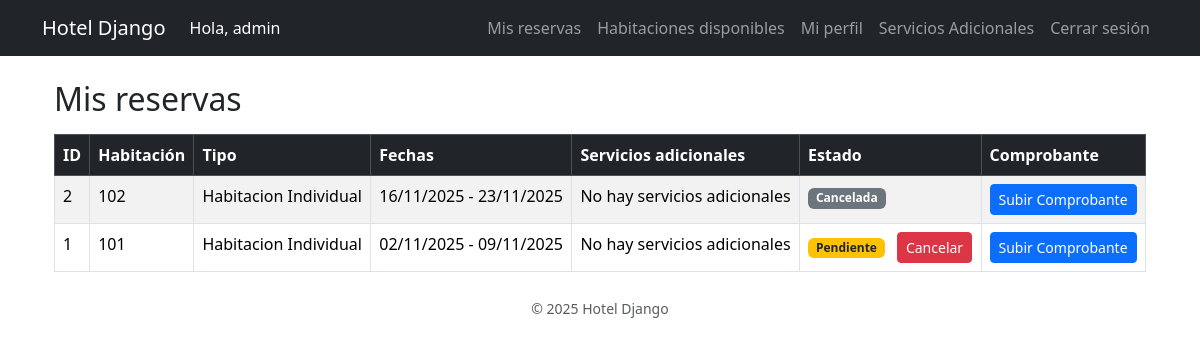
Before: /reservas/mis-reservas/ (signed in) with the older database file.
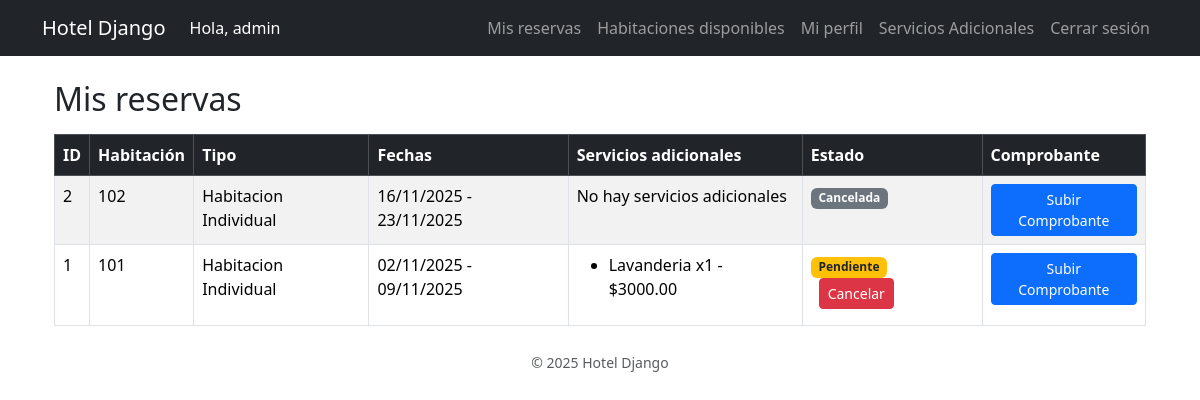
After: the same page with the newer database file.
### apps/usuarios/models.py (models this page shows, shortened)
class Usuario(AbstractUser):
    telefono = models.CharField(max_length=20, blank=True, null=True)
    direccion = models.CharField(max_length=200, blank=True, null=True)

### apps/reservas/models.py (models this page shows, shortened)
class Reserva(models.Model):
    usuario = models.ForeignKey(settings.AUTH_USER_MODEL, on_delete=models.CASCADE, related_name='reservas')
    habitacion = models.ForeignKey(Habitacion, on_delete=models.CASCADE, related_name='reservas')
    fecha_entrada = models.DateField()
    fecha_salida = models.DateField()
    fecha_creacion = models.DateTimeField(auto_now_add=True)
    estado_choices = [
        ('pendiente', 'Pendiente'),
        ('confirmada', 'Confirmada'),
        ('cancelada', 'Cancelada'),
        ('finalizada', 'Finalizada'),
    ]
    estado = models.CharField(max_length=20, choices=estado_choices, default='pendiente')
    comprobante = models.FileField(upload_to='comprobantes/', blank=True, null=True)

### apps/habitaciones/models.py (models this page shows, shortened)
class Habitacion(models.Model):
    numero = models.CharField(max_length=10, unique=True)
    tipo = models.ForeignKey('TipoHabitacion', on_delete=models.CASCADE, related_name='habitaciones')
    disponible = models.BooleanField(default=True)

class TipoHabitacion(models.Model):
    nombre = models.CharField(max_length=100)
    descripcion = models.TextField(blank=True, null=True)
    precio_por_noche = models.DecimalField(max_digits=8, decimal_places=2)
    capacidad = models.PositiveIntegerField(default=1)
    imagen = models.ImageField(upload_to='habitaciones/', blank=True, null=True)

### apps/servicio_adicional/models.py (models this page shows, shortened)
class ReservaServicio(models.Model):
    reserva = models.ForeignKey(Reserva, on_delete=models.CASCADE, related_name='servicios')
    servicio = models.ForeignKey(ServicioAdicional, on_delete=models.CASCADE)
    cantidad = models.PositiveIntegerField(default=1)
    def total_precio(self):
        return self.cantidad * self.servicio.precio

class ServicioAdicional(models.Model):
    nombre = models.CharField(max_length=100)
    descripcion = models.TextField(blank=True, null=True)
    precio = models.DecimalField(max_digits=8, decimal_places=2)

### apps/reservas/views.py (the view)
# urls.py: path('mis-reservas/', MisReservasView.as_view(), name='mis_reservas'),
class MisReservasView(LoginRequiredMixin, ListView):
    model = Reserva
    template_name = 'reservas/mis_reservas.html'
    context_object_name = 'reservas'
    def get_queryset(self):
        return (
            self.request.user.reservas
            .select_related('habitacion', 'habitacion__tipo')
            .order_by('-fecha_entrada')
        )

### apps/reservas/templates/reservas/mis_reservas.html (shortened to what this page needs)
{% extends "base.html" %}
{% block content %}
<div class="container mt-4">
  <h2>Mis reservas</h2>
  {% if reservas %}
    <table class="table table-striped table-bordered mt-3">
      <thead class="table-dark">
        <tr>
          <th>ID</th>
          <th>Habitación</th>
          <th>Tipo</th>
          <th>Fechas</th>
          <th>Servicios adicionales</th>
          <th>Estado</th>
          <th>Comprobante</th>
        </tr>
      </thead>
      <tbody>
        {% for reserva in reservas %}
        <tr>
          <td>{{ reserva.id }}</td>
          <td>{{ reserva.habitacion.numero }}</td>
          <td>{{ reserva.habitacion.tipo.nombre }}</td>
          <td>
            {{ reserva.fecha_entrada|date:"d/m/Y" }} - {{ reserva.fecha_salida|date:"d/m/Y" }}
          </td>
          <td>
            {% if reserva.servicios.count > 0 %}
              <ul>
              {% for rs in reserva.servicios.all %}
                <li>{{ rs.servicio.nombre }} x{{ rs.cantidad }} - ${{ rs.total_precio }}</li>
              {% endfor %}
              </ul>
            {% else %}
              No hay servicios adicionales
            {% endif %}
          </td>
          <td>
            {% if reserva.estado == "pendiente" %}
              <span class="badge bg-warning text-dark">Pendiente</span>
            {% elif reserva.estado == "confirmada" %}
              <span class="badge bg-success">Confirmada</span>
            {% elif reserva.estado == "cancelada" %}
              <span class="badge bg-secondary">Cancelada</span>
            {% else %}
              <span class="badge bg-info">{{ reserva.estado }}</span>
            {% endif %}
            {% if reserva.estado != "cancelada" %}
            <form method="post" action="{% url 'cancelar_reserva' reserva.id %}" style="display:inline;">
                <button type="submit" class="btn btn-sm btn-danger ms-2">Cancelar</button>
            </form>
            {% endif %}
          </td>
          <td>
            {% if not reserva.comprobante %}
              <a href="{% url 'subir_comprobante' reserva.id %}" class="btn btn-sm btn-primary">Subir Comprobante</a>
            {% else %}
              <span class="text-success">Comprobante Subido</span>
            {% endif %}
          </td>
        </tr>
        {% endfor %}
      </tbody>
    </table>
  {% else %}
    <div class="alert alert-info mt-4">
      No tienes reservas registradas todavía.
    </div>
  {% endif %}
</div>
{% endblock %}

### templates/base.html (shortened to what this page needs)
<!DOCTYPE html>
<html lang="es">
<head>
    <link rel="stylesheet" href="https://cdn.jsdelivr.net/npm/bootstrap@5.3.3/dist/css/bootstrap.min.css">
</head>
<body>
    <nav class="navbar navbar-expand-lg navbar-dark bg-dark mb-4">
        <div class="container">
            <a class="navbar-brand" href="/">Hotel Django</a>
            <div class="collapse navbar-collapse">
                <ul class="navbar-nav">
                    {% if user.is_authenticated %}
                    <li class="nav-item">
                        <span class="nav-link disabled" style="cursor: default; color: white;"> Hola, {{ user.username }}
                        </span>
                    </li>
                    {% endif %}
                </ul>
                <ul class="navbar-nav ms-auto">
                    {% if user.is_authenticated %}
                        <li class="nav-item">
                            <a class="nav-link" href="{% url 'mis_reservas' %}">Mis reservas</a>
                        </li>
                        <li class="nav-item">
                            <a class="nav-link" href="{% url 'habitaciones_disponibles' %}">Habitaciones disponibles</a>
                        </li>
                        <li class="nav-item">
                            <a class="nav-link" href="{% url 'perfil_usuario' %}">Mi perfil</a>
                        </li>
                         <li class="nav-item">
                            <a class="nav-link" href="{% url 'servicios_adicionales' %}">Servicios Adicionales</a>
                        </li>
                        <form method="post" action="{% url 'logout' %}" style="display:inline;">
                            <button type="submit" class="btn btn-link nav-link" style="display:inline; border:none; background:none;">
                                Cerrar sesión
                            </button>
                        </form>
                    {% else %}
                        <li class="nav-item"><a class="nav-link" href="{% url 'login' %}">Iniciar sesión</a></li>
                        <li class="nav-item"><a class="nav-link" href="{% url 'registro' %}">Registrarse</a></li>
                    {% endif %}
                </ul>
            </div>
        </div>
    </nav>
    <main class="container">
        {% block content %}
        {% endblock %}
    </main>
    <footer class="text-center mt-4 mb-4 text-muted">
        <small>© 2025 Hotel Django</small>
    </footer>
</body>
</html>

Changed rows visible on the page:
shown differently, row unchanged: Reserva id 1: no longer shows "No hay servicios adicionales"
added ReservaServicio: servicio.nombre "Lavanderia", cantidad "1", total_precio "3000.00", shown under Reserva id 1
